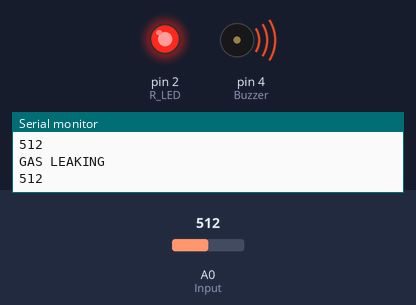
Recording of a sketch running on a simulated Arduino Uno, built with avr-gcc and run on an emulated ATmega328P. Parts: output pins drawn as LEDs (lit = HIGH), buzzer (waves = sounding), the last lines printed to the serial monitor. The inputs (shaded band) are chosen by the test bench; at power-on: A0 (Input) = 512.

Above: at 1.2 s.
1.3 s: A0 (Input) set to 163
4.3 s: A0 (Input) set to 136
At 4.7 s:
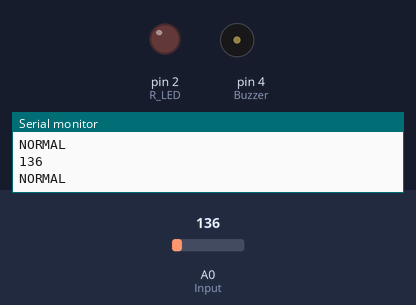
Timing chart, 0 to 7.3 s (numbered marks = the images above; inputs shaded):
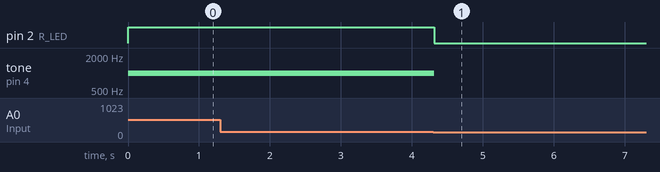

Measured:
- the behaviour switches between 150 and 149 on A0 (Input) (found by bisection; images 0 and 1)
- after the input at 4.3 s, pin 2 (R_LED): HIGH → LOW at once; tone on pin 4 (Buzzer): 1000 Hz → silent at once

The sketch:

gas_leak_detector.ino
```cpp
// Gas Leak Detector - Arduino UNO
// Reads analog gas sensor (e.g. MQ-2), lights an LED and sounds a
// passive buzzer when the reading crosses a threshold.

int Input = A0;
int R_LED = 2;
int Buzzer = 4;
int val;
int MAX = 150;

void setup() {
  Serial.begin(9600);
  pinMode(Input, INPUT);
  pinMode(R_LED, OUTPUT);
  pinMode(Buzzer, OUTPUT);
}

void loop() {
  val = analogRead(A0);
  Serial.println(val); // helps you see gas level in Serial Monitor

  if (val >= MAX) {
    digitalWrite(R_LED, HIGH);
    tone(Buzzer, 1000);     // passive buzzer needs tone()
    Serial.println("GAS LEAKING");
  }
  else {
    digitalWrite(R_LED, LOW);
    noTone(Buzzer);          // passive buzzer needs noTone()
    Serial.println("NORMAL");
  }
}
```
